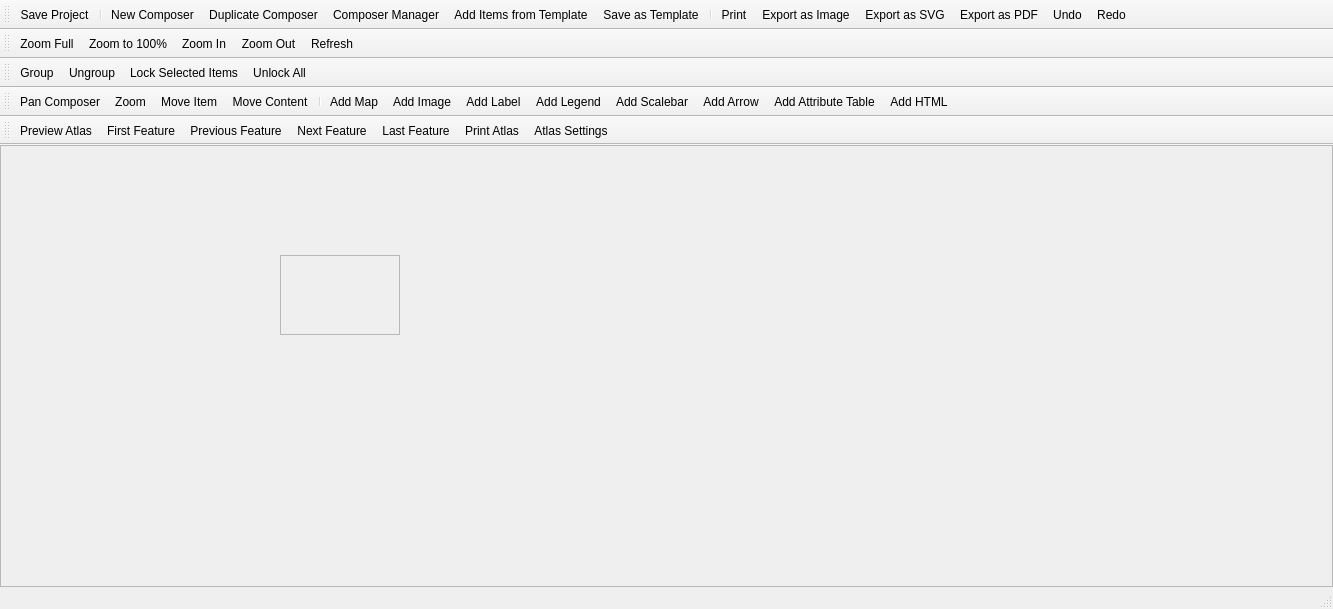
<?xml version="1.0" encoding="UTF-8"?>
<ui version="4.0">
 <class>QgsComposerBase</class>
 <widget class="QMainWindow" name="QgsComposerBase">
  <property name="geometry">
   <rect>
    <x>0</x>
    <y>0</y>
    <width>1333</width>
    <height>609</height>
   </rect>
  </property>
  <property name="mouseTracking">
   <bool>true</bool>
  </property>
  <property name="windowTitle">
   <string>MainWindow</string>
  </property>
  <widget class="QWidget" name="centralwidget">
   <property name="mouseTracking">
    <bool>true</bool>
   </property>
   <layout class="QGridLayout" name="gridLayout">
    <property name="margin">
     <number>0</number>
    </property>
    <item row="0" column="0">
     <widget class="QFrame" name="mViewFrame">
      <property name="mouseTracking">
       <bool>true</bool>
      </property>
      <property name="frameShape">
       <enum>QFrame::StyledPanel</enum>
      </property>
      <property name="frameShadow">
       <enum>QFrame::Raised</enum>
      </property>
      <widget class="QScrollArea" name="scrollArea">
       <property name="geometry">
        <rect>
         <x>280</x>
         <y>110</y>
         <width>120</width>
         <height>80</height>
        </rect>
       </property>
       <property name="widgetResizable">
        <bool>true</bool>
       </property>
       <widget class="QWidget" name="scrollAreaWidgetContents">
        <property name="geometry">
         <rect>
          <x>0</x>
          <y>0</y>
          <width>118</width>
          <height>78</height>
         </rect>
        </property>
       </widget>
      </widget>
     </widget>
    </item>
   </layout>
  </widget>
  <widget class="QStatusBar" name="mStatusBar"/>
  <widget class="QToolBar" name="mComposerToolbar">
   <property name="windowTitle">
    <string>Composer</string>
   </property>
   <attribute name="toolBarArea">
    <enum>TopToolBarArea</enum>
   </attribute>
   <attribute name="toolBarBreak">
    <bool>false</bool>
   </attribute>
   <addaction name="mActionSaveProject"/>
   <addaction name="separator"/>
   <addaction name="mActionNewComposer"/>
   <addaction name="mActionDuplicateComposer"/>
   <addaction name="mActionComposerManager"/>
   <addaction name="mActionLoadFromTemplate"/>
   <addaction name="mActionSaveAsTemplate"/>
   <addaction name="separator"/>
   <addaction name="mActionPrint"/>
   <addaction name="mActionExportAsImage"/>
   <addaction name="mActionExportAsSVG"/>
   <addaction name="mActionExportAsPDF"/>
   <addaction name="mActionUndo"/>
   <addaction name="mActionRedo"/>
  </widget>
  <widget class="QToolBar" name="mPaperNavToolbar">
   <property name="windowTitle">
    <string>Navigation</string>
   </property>
   <attribute name="toolBarArea">
    <enum>TopToolBarArea</enum>
   </attribute>
   <attribute name="toolBarBreak">
    <bool>true</bool>
   </attribute>
   <addaction name="mActionZoomAll"/>
   <addaction name="mActionZoomActual"/>
   <addaction name="mActionZoomIn"/>
   <addaction name="mActionZoomOut"/>
   <addaction name="mActionRefreshView"/>
  </widget>
  <widget class="QToolBar" name="mItemActionToolbar">
   <property name="windowTitle">
    <string>Actions</string>
   </property>
   <attribute name="toolBarArea">
    <enum>TopToolBarArea</enum>
   </attribute>
   <attribute name="toolBarBreak">
    <bool>true</bool>
   </attribute>
   <addaction name="mActionGroupItems"/>
   <addaction name="mActionUngroupItems"/>
   <addaction name="mActionLockItems"/>
   <addaction name="mActionUnlockAll"/>
  </widget>
  <widget class="QToolBar" name="mItemToolbar">
   <property name="windowTitle">
    <string>Toolbox</string>
   </property>
   <attribute name="toolBarArea">
    <enum>TopToolBarArea</enum>
   </attribute>
   <attribute name="toolBarBreak">
    <bool>true</bool>
   </attribute>
   <addaction name="mActionPan"/>
   <addaction name="mActionMouseZoom"/>
   <addaction name="mActionSelectMoveItem"/>
   <addaction name="mActionMoveItemContent"/>
   <addaction name="separator"/>
   <addaction name="mActionAddNewMap"/>
   <addaction name="mActionAddImage"/>
   <addaction name="mActionAddNewLabel"/>
   <addaction name="mActionAddNewLegend"/>
   <addaction name="mActionAddNewScalebar"/>
   <addaction name="mActionAddArrow"/>
   <addaction name="mActionAddAttributeTable"/>
   <addaction name="mActionAddHtml"/>
  </widget>
  <widget class="QToolBar" name="mAtlasToolbar">
   <property name="windowTitle">
    <string>Atlas</string>
   </property>
   <attribute name="toolBarArea">
    <enum>TopToolBarArea</enum>
   </attribute>
   <attribute name="toolBarBreak">
    <bool>true</bool>
   </attribute>
   <addaction name="mActionAtlasPreview"/>
   <addaction name="mActionAtlasFirst"/>
   <addaction name="mActionAtlasPrev"/>
   <addaction name="mActionAtlasNext"/>
   <addaction name="mActionAtlasLast"/>
   <addaction name="mActionPrintAtlas"/>
   <addaction name="mActionAtlasSettings"/>
  </widget>
  <action name="mActionPrint">
   <property name="checkable">
    <bool>false</bool>
   </property>
   <property name="icon">
    <iconset resource="../../../images/images.qrc">
     <normaloff>:/images/themes/default/mActionFilePrint.png</normaloff>:/images/themes/default/mActionFilePrint.png</iconset>
   </property>
   <property name="text">
    <string>&amp;Print...</string>
   </property>
   <property name="shortcut">
    <string>Ctrl+P</string>
   </property>
  </action>
  <action name="mActionZoomAll">
   <property name="icon">
    <iconset resource="../../../images/images.qrc">
     <normaloff>:/images/themes/default/mActionZoomFullExtent.svg</normaloff>:/images/themes/default/mActionZoomFullExtent.svg</iconset>
   </property>
   <property name="text">
    <string>Zoom &amp;Full</string>
   </property>
   <property name="toolTip">
    <string>Zoom full</string>
   </property>
   <property name="shortcut">
    <string>Ctrl+0</string>
   </property>
  </action>
  <action name="mActionZoomIn">
   <property name="icon">
    <iconset resource="../../../images/images.qrc">
     <normaloff>:/images/themes/default/mActionZoomIn.svg</normaloff>:/images/themes/default/mActionZoomIn.svg</iconset>
   </property>
   <property name="text">
    <string>Zoom &amp;In</string>
   </property>
   <property name="toolTip">
    <string>Zoom in</string>
   </property>
   <property name="shortcut">
    <string>Ctrl++</string>
   </property>
  </action>
  <action name="mActionZoomOut">
   <property name="icon">
    <iconset resource="../../../images/images.qrc">
     <normaloff>:/images/themes/default/mActionZoomOut.svg</normaloff>:/images/themes/default/mActionZoomOut.svg</iconset>
   </property>
   <property name="text">
    <string>Zoom &amp;Out</string>
   </property>
   <property name="toolTip">
    <string>Zoom out</string>
   </property>
   <property name="shortcut">
    <string>Ctrl+-</string>
   </property>
  </action>
  <action name="mActionZoomActual">
   <property name="icon">
    <iconset resource="../../../images/images.qrc">
     <normaloff>:/images/themes/default/mActionZoomActual.svg</normaloff>:/images/themes/default/mActionZoomActual.svg</iconset>
   </property>
   <property name="text">
    <string>Zoom to &amp;100%</string>
   </property>
   <property name="toolTip">
    <string>Zoom to 100%</string>
   </property>
   <property name="shortcut">
    <string>Ctrl+1</string>
   </property>
  </action>
  <action name="mActionMouseZoom">
   <property name="icon">
    <iconset resource="../../../images/images.qrc">
     <normaloff>:/images/themes/default/mActionZoomToSelected.svg</normaloff>:/images/themes/default/mActionZoomToSelected.svg</iconset>
   </property>
   <property name="text">
    <string>Zoom</string>
   </property>
   <property name="toolTip">
    <string>Zoom</string>
   </property>
   <property name="shortcut">
    <string>Z</string>
   </property>
  </action>
  <action name="mActionAddNewMap">
   <property name="icon">
    <iconset resource="../../../images/images.qrc">
     <normaloff>:/images/themes/default/mActionAddMap.png</normaloff>:/images/themes/default/mActionAddMap.png</iconset>
   </property>
   <property name="text">
    <string>Add &amp;Map</string>
   </property>
   <property name="toolTip">
    <string>Add new map</string>
   </property>
  </action>
  <action name="mActionAddNewLabel">
   <property name="icon">
    <iconset resource="../../../images/images.qrc">
     <normaloff>:/images/themes/default/mActionLabel.png</normaloff>:/images/themes/default/mActionLabel.png</iconset>
   </property>
   <property name="text">
    <string>Add Lab&amp;el</string>
   </property>
   <property name="toolTip">
    <string>Add new label</string>
   </property>
  </action>
  <action name="mActionAddNewLegend">
   <property name="icon">
    <iconset resource="../../../images/images.qrc">
     <normaloff>:/images/themes/default/mActionAddLegend.png</normaloff>:/images/themes/default/mActionAddLegend.png</iconset>
   </property>
   <property name="text">
    <string>Add Legen&amp;d</string>
   </property>
   <property name="toolTip">
    <string>Add new legend</string>
   </property>
  </action>
  <action name="mActionSelectMoveItem">
   <property name="icon">
    <iconset resource="../../../images/images.qrc">
     <normaloff>:/images/themes/default/mActionPan.svg</normaloff>:/images/themes/default/mActionPan.svg</iconset>
   </property>
   <property name="text">
    <string>Move &amp;Item</string>
   </property>
   <property name="toolTip">
    <string>Select/Move item</string>
   </property>
   <property name="shortcut">
    <string>V</string>
   </property>
  </action>
  <action name="mActionExportAsImage">
   <property name="icon">
    <iconset resource="../../../images/images.qrc">
     <normaloff>:/images/themes/default/mActionSaveMapAsImage.png</normaloff>:/images/themes/default/mActionSaveMapAsImage.png</iconset>
   </property>
   <property name="text">
    <string>Export as &amp;Image...</string>
   </property>
   <property name="toolTip">
    <string>Export as image</string>
   </property>
  </action>
  <action name="mActionExportAsPDF">
   <property name="icon">
    <iconset resource="../../../images/images.qrc">
     <normaloff>:/images/themes/default/mActionSaveAsPDF.png</normaloff>:/images/themes/default/mActionSaveAsPDF.png</iconset>
   </property>
   <property name="text">
    <string>&amp;Export as PDF...</string>
   </property>
  </action>
  <action name="mActionExportAsSVG">
   <property name="icon">
    <iconset resource="../../../images/images.qrc">
     <normaloff>:/images/themes/default/mActionSaveAsSVG.png</normaloff>:/images/themes/default/mActionSaveAsSVG.png</iconset>
   </property>
   <property name="text">
    <string>Export as S&amp;VG...</string>
   </property>
  </action>
  <action name="mActionAddNewScalebar">
   <property name="icon">
    <iconset resource="../../../images/images.qrc">
     <normaloff>:/images/themes/default/mActionScaleBar.png</normaloff>:/images/themes/default/mActionScaleBar.png</iconset>
   </property>
   <property name="text">
    <string>Add &amp;Scalebar</string>
   </property>
   <property name="toolTip">
    <string>Add new scalebar</string>
   </property>
  </action>
  <action name="mActionRefreshView">
   <property name="icon">
    <iconset resource="../../../images/images.qrc">
     <normaloff>:/images/themes/default/mActionDraw.svg</normaloff>:/images/themes/default/mActionDraw.svg</iconset>
   </property>
   <property name="text">
    <string>&amp;Refresh</string>
   </property>
   <property name="toolTip">
    <string>Refresh view</string>
   </property>
   <property name="shortcut">
    <string>F5</string>
   </property>
  </action>
  <action name="mActionShowGrid">
   <property name="icon">
    <iconset resource="../../../images/images.qrc">
     <normaloff>:/images/themes/default/vector_grid.png</normaloff>:/images/themes/default/vector_grid.png</iconset>
   </property>
   <property name="text">
    <string>Show &amp;Grid</string>
   </property>
   <property name="toolTip">
    <string>Show grid</string>
   </property>
   <property name="shortcut">
    <string>Ctrl+'</string>
   </property>
  </action>
  <action name="mActionSnapGrid">
   <property name="text">
    <string>S&amp;nap to Grid</string>
   </property>
   <property name="toolTip">
    <string>Snap to grid</string>
   </property>
   <property name="shortcut">
    <string>Ctrl+Shift+'</string>
   </property>
  </action>
  <action name="mActionShowGuides">
   <property name="text">
    <string>Show G&amp;uides</string>
   </property>
   <property name="toolTip">
    <string>Show guides</string>
   </property>
   <property name="shortcut">
    <string>Ctrl+;</string>
   </property>
  </action>
  <action name="mActionSnapGuides">
   <property name="text">
    <string>&amp;Snap to Guides</string>
   </property>
   <property name="toolTip">
    <string>Snap to guides</string>
   </property>
   <property name="shortcut">
    <string>Ctrl+Shift+;</string>
   </property>
  </action>
  <action name="mActionSmartGuides">
   <property name="text">
    <string>S&amp;mart Guides</string>
   </property>
   <property name="toolTip">
    <string>Smart guides</string>
   </property>
   <property name="shortcut">
    <string>Ctrl+Alt+;</string>
   </property>
  </action>
  <action name="mActionClearGuides">
   <property name="text">
    <string>&amp;Clear Guides</string>
   </property>
   <property name="toolTip">
    <string>Clear guides</string>
   </property>
  </action>
  <action name="mActionAddImage">
   <property name="icon">
    <iconset resource="../../../images/images.qrc">
     <normaloff>:/images/themes/default/mActionAddImage.png</normaloff>:/images/themes/default/mActionAddImage.png</iconset>
   </property>
   <property name="text">
    <string>Add Im&amp;age</string>
   </property>
   <property name="toolTip">
    <string>Add image</string>
   </property>
  </action>
  <action name="mActionMoveItemContent">
   <property name="text">
    <string>Move &amp;Content</string>
   </property>
   <property name="toolTip">
    <string>Move item content</string>
   </property>
   <property name="shortcut">
    <string>C</string>
   </property>
  </action>
  <action name="mActionGroupItems">
   <property name="text">
    <string>&amp;Group</string>
   </property>
   <property name="toolTip">
    <string>Group items</string>
   </property>
   <property name="shortcut">
    <string>Ctrl+G</string>
   </property>
  </action>
  <action name="mActionUngroupItems">
   <property name="text">
    <string>&amp;Ungroup</string>
   </property>
   <property name="toolTip">
    <string>Ungroup items</string>
   </property>
   <property name="shortcut">
    <string>Ctrl+Shift+G</string>
   </property>
  </action>
  <action name="mActionRaiseItems">
   <property name="text">
    <string>&amp;Raise</string>
   </property>
   <property name="toolTip">
    <string>Raise selected items</string>
   </property>
   <property name="shortcut">
    <string>Ctrl+]</string>
   </property>
  </action>
  <action name="mActionLowerItems">
   <property name="text">
    <string>&amp;Lower</string>
   </property>
   <property name="toolTip">
    <string>Lower selected items</string>
   </property>
   <property name="shortcut">
    <string>Ctrl+[</string>
   </property>
  </action>
  <action name="mActionMoveItemsToTop">
   <property name="text">
    <string>Bring to &amp;Front</string>
   </property>
   <property name="toolTip">
    <string>Move selected items to top</string>
   </property>
   <property name="shortcut">
    <string>Ctrl+Shift+]</string>
   </property>
  </action>
  <action name="mActionMoveItemsToBottom">
   <property name="text">
    <string>Send to &amp;Back</string>
   </property>
   <property name="toolTip">
    <string>Move selected items to bottom</string>
   </property>
   <property name="shortcut">
    <string>Ctrl+Shift+[</string>
   </property>
  </action>
  <action name="mActionLoadFromTemplate">
   <property name="text">
    <string>&amp;Add Items from Template...</string>
   </property>
   <property name="toolTip">
    <string>Add items from template</string>
   </property>
  </action>
  <action name="mActionSaveAsTemplate">
   <property name="text">
    <string>Save as &amp;Template...</string>
   </property>
   <property name="toolTip">
    <string>Save as template</string>
   </property>
  </action>
  <action name="mActionAlignLeft">
   <property name="text">
    <string>Align Left</string>
   </property>
   <property name="toolTip">
    <string>Align selected items left</string>
   </property>
  </action>
  <action name="mActionAlignHCenter">
   <property name="text">
    <string>Align Center</string>
   </property>
   <property name="toolTip">
    <string>Align center horizontal</string>
   </property>
  </action>
  <action name="mActionAlignRight">
   <property name="text">
    <string>Align Right</string>
   </property>
   <property name="toolTip">
    <string>Align selected items right</string>
   </property>
  </action>
  <action name="mActionAlignTop">
   <property name="text">
    <string>Align Top</string>
   </property>
   <property name="toolTip">
    <string>Align selected items to top</string>
   </property>
  </action>
  <action name="mActionAlignVCenter">
   <property name="text">
    <string>Align Center Vertical</string>
   </property>
   <property name="toolTip">
    <string>Align center vertical</string>
   </property>
  </action>
  <action name="mActionAlignBottom">
   <property name="text">
    <string>Align Bottom</string>
   </property>
   <property name="toolTip">
    <string>Align selected items bottom</string>
   </property>
  </action>
  <action name="mActionQuit">
   <property name="text">
    <string>&amp;Quit</string>
   </property>
   <property name="toolTip">
    <string>Quit</string>
   </property>
   <property name="shortcut">
    <string>Ctrl+Q</string>
   </property>
  </action>
  <action name="mActionAddArrow">
   <property name="checkable">
    <bool>true</bool>
   </property>
   <property name="text">
    <string>Add Arro&amp;w</string>
   </property>
   <property name="toolTip">
    <string>Add arrow</string>
   </property>
  </action>
  <action name="mActionAddTable">
   <property name="checkable">
    <bool>true</bool>
   </property>
   <property name="text">
    <string>Add Table</string>
   </property>
   <property name="toolTip">
    <string>Add table</string>
   </property>
  </action>
  <action name="mActionAddAttributeTable">
   <property name="checkable">
    <bool>true</bool>
   </property>
   <property name="text">
    <string>Add Attribute &amp;Table</string>
   </property>
   <property name="toolTip">
    <string>Add attribute table</string>
   </property>
  </action>
  <action name="mActionPageSetup">
   <property name="text">
    <string>Pa&amp;ge Setup...</string>
   </property>
   <property name="toolTip">
    <string>Page setup</string>
   </property>
   <property name="shortcut">
    <string>Ctrl+Shift+P</string>
   </property>
  </action>
  <action name="mActionUndo">
   <property name="icon">
    <iconset>
     <normalon>:/images/themes/default/mActionUndo.png</normalon>
    </iconset>
   </property>
   <property name="text">
    <string>&amp;Undo</string>
   </property>
   <property name="toolTip">
    <string>Revert last change</string>
   </property>
   <property name="shortcut">
    <string>Ctrl+Z</string>
   </property>
  </action>
  <action name="mActionRedo">
   <property name="icon">
    <iconset resource="../../../images/images.qrc">
     <normaloff>:/images/themes/default/mActionRedo.png</normaloff>:/images/themes/default/mActionRedo.png</iconset>
   </property>
   <property name="text">
    <string>&amp;Redo</string>
   </property>
   <property name="toolTip">
    <string>Restore last change</string>
   </property>
   <property name="shortcut">
    <string>Ctrl+Shift+Z</string>
   </property>
  </action>
  <action name="mActionAddRectangle">
   <property name="checkable">
    <bool>true</bool>
   </property>
   <property name="text">
    <string>Add Rectangle</string>
   </property>
   <property name="toolTip">
    <string>Add rectangle</string>
   </property>
  </action>
  <action name="mActionAddTriangle">
   <property name="checkable">
    <bool>true</bool>
   </property>
   <property name="text">
    <string>Add Triangle</string>
   </property>
   <property name="toolTip">
    <string>Add triangle</string>
   </property>
  </action>
  <action name="mActionAddEllipse">
   <property name="checkable">
    <bool>true</bool>
   </property>
   <property name="text">
    <string>Add Ellipse</string>
   </property>
   <property name="toolTip">
    <string>Add ellipse</string>
   </property>
  </action>
  <action name="mActionAddHtml">
   <property name="checkable">
    <bool>true</bool>
   </property>
   <property name="text">
    <string>Add &amp;HTML</string>
   </property>
   <property name="toolTip">
    <string>Add HTML frame</string>
   </property>
  </action>
  <action name="mActionComposerManager">
   <property name="text">
    <string>Composer &amp;Manager...</string>
   </property>
   <property name="toolTip">
    <string>Composer manager</string>
   </property>
  </action>
  <action name="mActionNewComposer">
   <property name="text">
    <string>&amp;New Composer...</string>
   </property>
   <property name="toolTip">
    <string>New composer</string>
   </property>
   <property name="shortcut">
    <string>Ctrl+N</string>
   </property>
  </action>
  <action name="mActionSaveProject">
   <property name="text">
    <string>&amp;Save Project</string>
   </property>
   <property name="toolTip">
    <string>Save project</string>
   </property>
   <property name="shortcut">
    <string>Ctrl+S</string>
   </property>
  </action>
  <action name="mActionDuplicateComposer">
   <property name="text">
    <string>&amp;Duplicate Composer...</string>
   </property>
   <property name="toolTip">
    <string>Duplicate composer</string>
   </property>
  </action>
  <action name="mActionLockItems">
   <property name="icon">
    <iconset resource="../../../images/images.qrc">
     <normaloff>:/images/themes/default/locked.svg</normaloff>:/images/themes/default/locked.svg</iconset>
   </property>
   <property name="text">
    <string>Loc&amp;k Selected Items</string>
   </property>
   <property name="shortcut">
    <string>Ctrl+L</string>
   </property>
  </action>
  <action name="mActionUnlockAll">
   <property name="icon">
    <iconset resource="../../../images/images.qrc">
     <normaloff>:/images/themes/default/unlocked.svg</normaloff>:/images/themes/default/unlocked.svg</iconset>
   </property>
   <property name="text">
    <string>Unl&amp;ock All</string>
   </property>
   <property name="toolTip">
    <string>Unlock All Items</string>
   </property>
   <property name="shortcut">
    <string>Ctrl+Shift+L</string>
   </property>
  </action>
  <action name="mActionPasteInPlace">
   <property name="text">
    <string>Paste in P&amp;lace</string>
   </property>
   <property name="toolTip">
    <string>Paste in place</string>
   </property>
   <property name="shortcut">
    <string>Ctrl+Shift+V</string>
   </property>
  </action>
  <action name="mActionDeleteSelection">
   <property name="icon">
    <iconset resource="../../../images/images.qrc">
     <normaloff>:/images/themes/default/mActionDeleteSelected.svg</normaloff>:/images/themes/default/mActionDeleteSelected.svg</iconset>
   </property>
   <property name="text">
    <string>&amp;Delete</string>
   </property>
   <property name="toolTip">
    <string>Delete selected items</string>
   </property>
   <property name="shortcut">
    <string>Del</string>
   </property>
  </action>
  <action name="mActionDeselectAll">
   <property name="icon">
    <iconset resource="../../../images/images.qrc">
     <normaloff>:/images/themes/default/mActionDeselectAll.svg</normaloff>:/images/themes/default/mActionDeselectAll.svg</iconset>
   </property>
   <property name="text">
    <string>D&amp;eselect All</string>
   </property>
   <property name="toolTip">
    <string>Deselect all</string>
   </property>
   <property name="shortcut">
    <string>Ctrl+Shift+A</string>
   </property>
  </action>
  <action name="mActionSelectAll">
   <property name="text">
    <string>&amp;Select All</string>
   </property>
   <property name="toolTip">
    <string>Select all items</string>
   </property>
   <property name="shortcut">
    <string>Ctrl+A</string>
   </property>
  </action>
  <action name="mActionInvertSelection">
   <property name="icon">
    <iconset resource="../../../images/images.qrc">
     <normaloff>:/images/themes/default/mActionInvertSelection.png</normaloff>:/images/themes/default/mActionInvertSelection.png</iconset>
   </property>
   <property name="text">
    <string>&amp;Invert Selection</string>
   </property>
   <property name="toolTip">
    <string>Invert selection</string>
   </property>
  </action>
  <action name="mActionSelectNextBelow">
   <property name="text">
    <string>Select Next Item &amp;Below</string>
   </property>
   <property name="toolTip">
    <string>Select next item below</string>
   </property>
   <property name="shortcut">
    <string>Ctrl+Alt+[</string>
   </property>
  </action>
  <action name="mActionSelectNextAbove">
   <property name="text">
    <string>Select Next Item &amp;Above</string>
   </property>
   <property name="toolTip">
    <string>Select next item above</string>
   </property>
   <property name="shortcut">
    <string>Ctrl+Alt+]</string>
   </property>
  </action>
  <action name="mActionPan">
   <property name="icon">
    <iconset resource="../../../images/images.qrc">
     <normaloff>:/images/themes/default/mActionPan.svg</normaloff>:/images/themes/default/mActionPan.svg</iconset>
   </property>
   <property name="text">
    <string>Pan Composer</string>
   </property>
   <property name="shortcut">
    <string>P</string>
   </property>
  </action>
  <action name="mActionOptions">
   <property name="icon">
    <iconset resource="../../../images/images.qrc">
     <normaloff>:/images/themes/default/mActionOptions.svg</normaloff>:/images/themes/default/mActionOptions.svg</iconset>
   </property>
   <property name="text">
    <string>Composer &amp;Options...</string>
   </property>
   <property name="menuRole">
    <enum>QAction::PreferencesRole</enum>
   </property>
  </action>
  <action name="mActionShowRulers">
   <property name="text">
    <string>Show Ru&amp;lers</string>
   </property>
   <property name="toolTip">
    <string>Show rulers</string>
   </property>
   <property name="shortcut">
    <string>Ctrl+R</string>
   </property>
  </action>
  <action name="mActionAtlasFirst">
   <property name="icon">
    <iconset resource="../../../images/images.qrc">
     <normaloff>:/images/themes/default/mActionAtlasFirst.svg</normaloff>:/images/themes/default/mActionAtlasFirst.svg</iconset>
   </property>
   <property name="text">
    <string>&amp;First Feature</string>
   </property>
   <property name="shortcut">
    <string>Ctrl+&lt;</string>
   </property>
  </action>
  <action name="mActionAtlasPrev">
   <property name="icon">
    <iconset resource="../../../images/images.qrc">
     <normaloff>:/images/themes/default/mActionAtlasPrev.svg</normaloff>:/images/themes/default/mActionAtlasPrev.svg</iconset>
   </property>
   <property name="text">
    <string>P&amp;revious Feature</string>
   </property>
   <property name="shortcut">
    <string>Ctrl+,</string>
   </property>
  </action>
  <action name="mActionAtlasNext">
   <property name="icon">
    <iconset resource="../../../images/images.qrc">
     <normaloff>:/images/themes/default/mActionAtlasNext.svg</normaloff>:/images/themes/default/mActionAtlasNext.svg</iconset>
   </property>
   <property name="text">
    <string>&amp;Next Feature</string>
   </property>
   <property name="shortcut">
    <string>Ctrl+.</string>
   </property>
  </action>
  <action name="mActionAtlasLast">
   <property name="icon">
    <iconset resource="../../../images/images.qrc">
     <normaloff>:/images/themes/default/mActionAtlasLast.svg</normaloff>:/images/themes/default/mActionAtlasLast.svg</iconset>
   </property>
   <property name="text">
    <string>&amp;Last Feature</string>
   </property>
   <property name="shortcut">
    <string>Ctrl+&gt;</string>
   </property>
  </action>
  <action name="mActionAtlasPreview">
   <property name="icon">
    <iconset resource="../../../images/images.qrc">
     <normaloff>:/images/themes/default/mIconAtlas.svg</normaloff>:/images/themes/default/mIconAtlas.svg</iconset>
   </property>
   <property name="text">
    <string>Preview &amp;Atlas</string>
   </property>
   <property name="shortcut">
    <string>Ctrl+Alt+/</string>
   </property>
  </action>
  <action name="mActionPrintAtlas">
   <property name="icon">
    <iconset resource="../../../images/images.qrc">
     <normaloff>:/images/themes/default/mActionFilePrint.png</normaloff>:/images/themes/default/mActionFilePrint.png</iconset>
   </property>
   <property name="text">
    <string>&amp;Print Atlas...</string>
   </property>
  </action>
  <action name="mActionExportAtlasAsImage">
   <property name="icon">
    <iconset resource="../../../images/images.qrc">
     <normaloff>:/images/themes/default/mActionSaveMapAsImage.png</normaloff>:/images/themes/default/mActionSaveMapAsImage.png</iconset>
   </property>
   <property name="text">
    <string>Export Atlas as &amp;Images...</string>
   </property>
  </action>
  <action name="mActionExportAtlasAsSVG">
   <property name="icon">
    <iconset resource="../../../images/images.qrc">
     <normaloff>:/images/themes/default/mActionSaveAsSVG.png</normaloff>:/images/themes/default/mActionSaveAsSVG.png</iconset>
   </property>
   <property name="text">
    <string>Export Atlas as S&amp;VG...</string>
   </property>
  </action>
  <action name="mActionExportAtlasAsPDF">
   <property name="icon">
    <iconset resource="../../../images/images.qrc">
     <normaloff>:/images/themes/default/mActionSaveAsPDF.png</normaloff>:/images/themes/default/mActionSaveAsPDF.png</iconset>
   </property>
   <property name="text">
    <string>&amp;Export Atlas as PDF...</string>
   </property>
   <property name="toolTip">
    <string>Export Atlas as PDF</string>
   </property>
  </action>
  <action name="mActionAtlasSettings">
   <property name="icon">
    <iconset resource="../../../images/images.qrc">
     <normaloff>:/images/themes/default/mActionAtlasSettings.svg</normaloff>:/images/themes/default/mActionAtlasSettings.svg</iconset>
   </property>
   <property name="text">
    <string>Atlas &amp;Settings</string>
   </property>
  </action>
  <action name="mActionShowBoxes">
   <property name="text">
    <string>Show Bounding Boxes</string>
   </property>
   <property name="toolTip">
    <string>Show bounding boxes</string>
   </property>
   <property name="shortcut">
    <string>Ctrl+Shift+B</string>
   </property>
  </action>
  <action name="mActionToggleFullScreen">
   <property name="checkable">
    <bool>true</bool>
   </property>
   <property name="text">
    <string>Toggle Full Scr&amp;een</string>
   </property>
   <property name="toolTip">
    <string>Toggle full screen mode</string>
   </property>
   <property name="shortcut">
    <string>F11</string>
   </property>
  </action>
  <action name="mActionHidePanels">
   <property name="checkable">
    <bool>true</bool>
   </property>
   <property name="text">
    <string>&amp;Hide Panels</string>
   </property>
   <property name="toolTip">
    <string>Hide panels</string>
   </property>
   <property name="shortcut">
    <string>F10</string>
   </property>
  </action>
  <action name="mActionShowPage">
   <property name="checkable">
    <bool>true</bool>
   </property>
   <property name="text">
    <string>Show Pages</string>
   </property>
   <property name="toolTip">
    <string>Show pages</string>
   </property>
  </action>
 </widget>
 <resources>
  <include location="../../../python/plugins/fTools/resources.qrc"/>
  <include location="../../../images/images.qrc"/>
 </resources>
 <connections/>
</ui>
